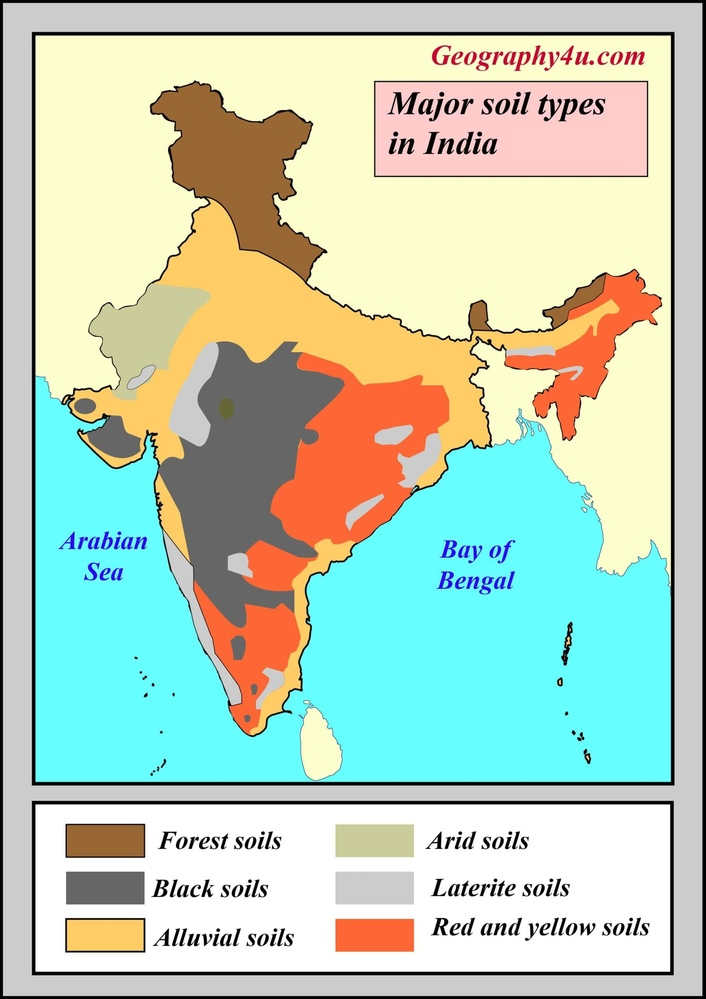
#> input picture opencv/basic/sample.jpg, 706 x 999 px, shrunk from 1809 x 2560 before the run
$ python edge_detection_canny.py
#> lines starting #> are read from the running program, lines starting #| are printed output that depends on the picture
import cv2

# Load image
img = cv2.imread("sample.jpg", cv2.IMREAD_GRAYSCALE)
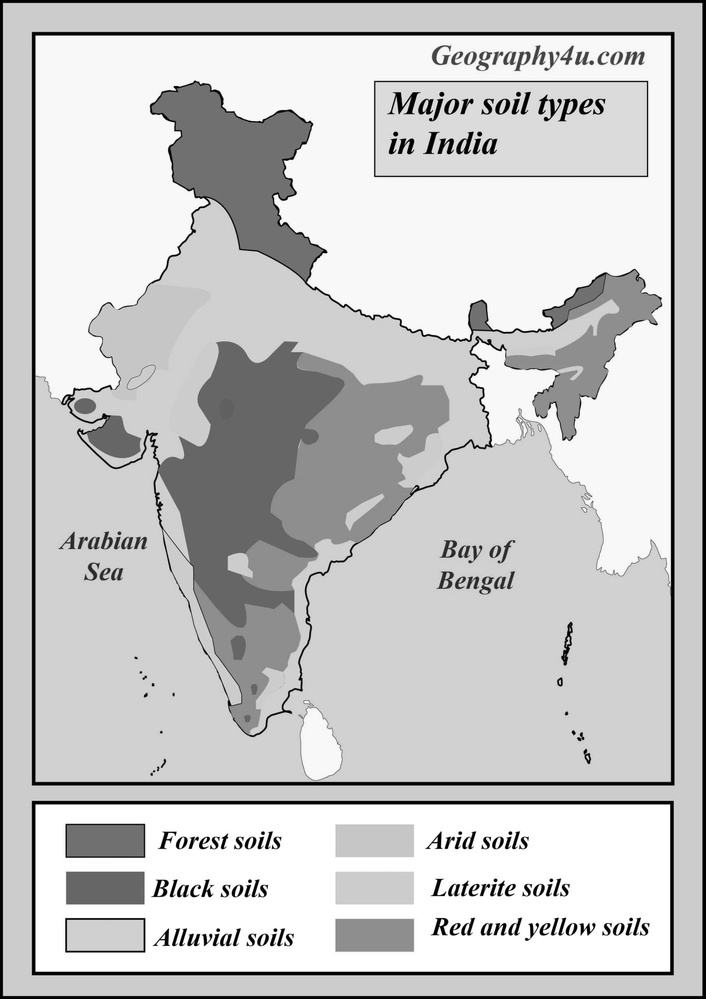
#> img: shape (999, 706); min 0, max 255, mean 198.8

# Apply Canny edge detection
edges = cv2.Canny(img, 100, 200)
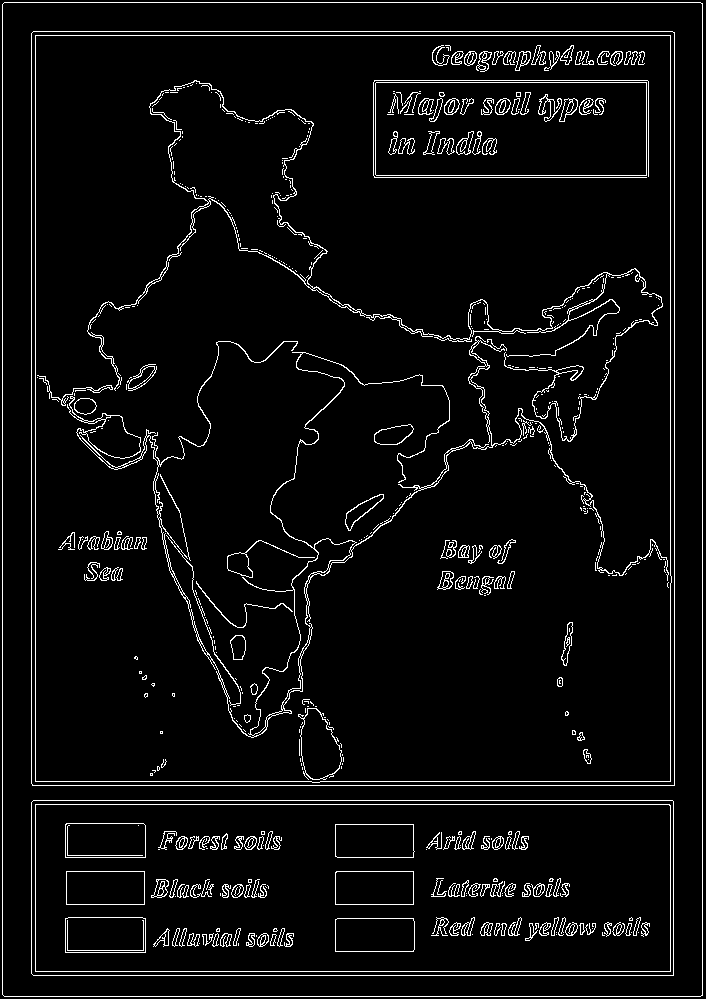
#> edges: shape (999, 706); 5% white in thin lines or dots

# Show original and edges
cv2.imshow("Original", img)
cv2.imshow("Edges", edges)
cv2.waitKey(0)
cv2.destroyAllWindows()
